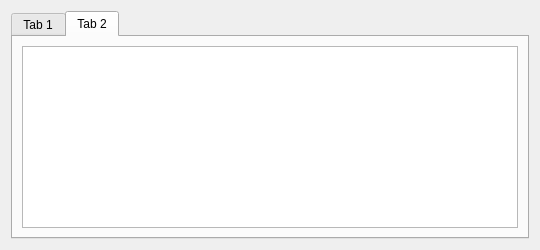
<?xml version="1.0" encoding="UTF-8"?>
<ui version="4.0">
 <class>Dialog</class>
 <widget class="QDialog" name="Dialog">
  <property name="geometry">
   <rect>
    <x>0</x>
    <y>0</y>
    <width>540</width>
    <height>250</height>
   </rect>
  </property>
  <property name="windowTitle">
   <string>Dialog</string>
  </property>
  <layout class="QGridLayout" name="gridLayout">
   <item row="0" column="0">
    <widget class="QTabWidget" name="tabWidget">
     <property name="currentIndex">
      <number>1</number>
     </property>
     <widget class="QWidget" name="tab">
      <attribute name="title">
       <string>Tab 1</string>
      </attribute>
      <layout class="QGridLayout" name="gridLayout_2">
       <item row="0" column="0">
        <widget class="QLineEdit" name="lineEdit"/>
       </item>
       <item row="1" column="0">
        <widget class="QComboBox" name="comboBox">
         <property name="sizePolicy">
          <sizepolicy hsizetype="Fixed" vsizetype="Fixed">
           <horstretch>0</horstretch>
           <verstretch>0</verstretch>
          </sizepolicy>
         </property>
        </widget>
       </item>
       <item row="2" column="0">
        <widget class="QPushButton" name="pushButton">
         <property name="sizePolicy">
          <sizepolicy hsizetype="Fixed" vsizetype="Fixed">
           <horstretch>0</horstretch>
           <verstretch>0</verstretch>
          </sizepolicy>
         </property>
         <property name="text">
          <string>Run</string>
         </property>
        </widget>
       </item>
       <item row="0" column="1">
        <widget class="QToolButton" name="toolButton">
         <property name="text">
          <string>...</string>
         </property>
        </widget>
       </item>
      </layout>
     </widget>
     <widget class="QWidget" name="tab_2">
      <attribute name="title">
       <string>Tab 2</string>
      </attribute>
      <layout class="QGridLayout" name="gridLayout_3">
       <item row="0" column="0">
        <widget class="QTextBrowser" name="textBrowser"/>
       </item>
      </layout>
     </widget>
    </widget>
   </item>
  </layout>
 </widget>
 <resources/>
 <connections/>
</ui>
